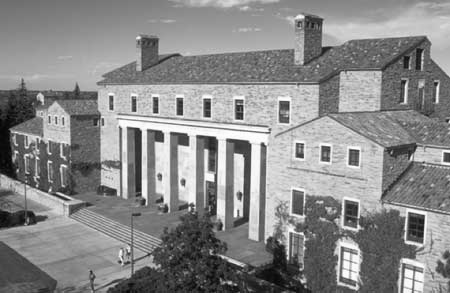
%> input picture Image Processing/house.tiff, 450 x 293 px
$ octave --eval "fftEx;"   (GNU Octave 9; MATLAB toolbox functions it lacks are replaced by stand-ins)
%> lines starting %> are read from the running program, lines starting %| are printed output that depends on the picture; in (x1, y1, x2, y2) boxes, pixels count from 0 and x2, y2 are one past the last pixel; in counts of white or black regions, pixels touching at a corner belong together; the program's own positions count from 1
### Image Processing/fftShow.m
function [ sImg ] = fftShow(img)
%   This function displays the given fft image

    sImg = log(abs(img)+1);
    sImg = sImg/max(max(sImg));
    imshow(sImg)

end

### Image Processing/fftEx.m
function [] = fftEx()
a = imread('house.tiff');
%> a is the input picture: size 293x450 uint8; min 0, max 254, mean 137.5
b = double(a)/255;
c = fft2(b);
fftShow(c);
%> in fftShow, `sImg = log(abs(img)+1);`:
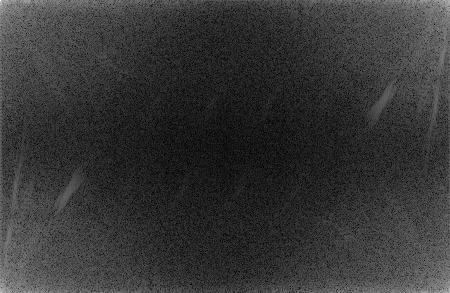
%> sImg: size 293x450 double; min 0.0149, max 11.17, mean 2.39; drawn with min black and max white

d=fftshift(c);
figure;fftShow(d);
%> in fftShow (call 2), `sImg = log(abs(img)+1);`:
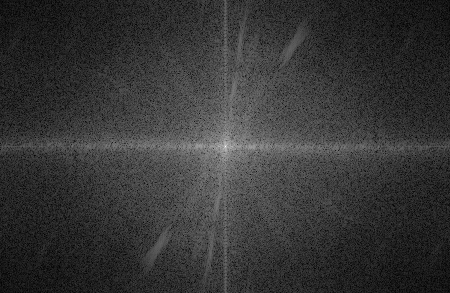
%> sImg: size 293x450 double; min 0.0149, max 11.17, mean 2.39; mean of the top-left, top-right, bottom-left and bottom-right quarters 2.34, 2.42, 2.42, 2.37; drawn with min black and max white
d(145:149,224:228)

e = ifft2(c);
figure;imshow(e);

f = ifftshift(d);
f = ifft2(f);
figure;imshow(f);

[rows cols] = size(d);
%> rows = 293; cols = 450
mask = ones(size(d));
fh = int32(rows/10);
%> fh = 29
fw = int32(cols/10);
%> fw = 45
mask((147-fh):(147+fh),(226-fw):(226+fw)) = 0;
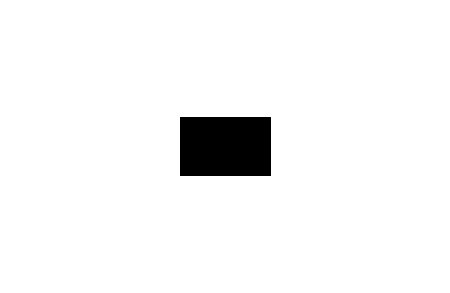
%> mask: size 293x450 double; values 0 (black) and 1 (white), 95.9% white; 1 black region, box (x1, y1, x2, y2) and area: (180, 117, 271, 176) 5369
figure;imshow(mask);
g = d.*mask;
figure;fftShow(g);
%> in fftShow (call 3), `sImg = log(abs(img)+1);`:
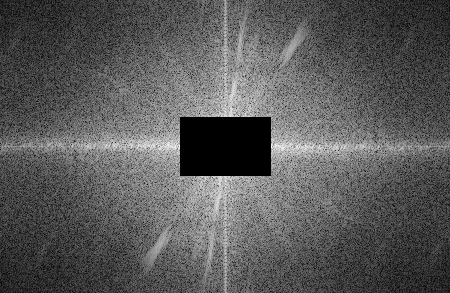
%> sImg: size 293x450 double; min 0, max 6.21, mean 2.19; drawn with min black and max white
figure;imshow(ifft2(ifftshift(g)));
%> after `imshow(ifft2(ifftshift(g)))`:
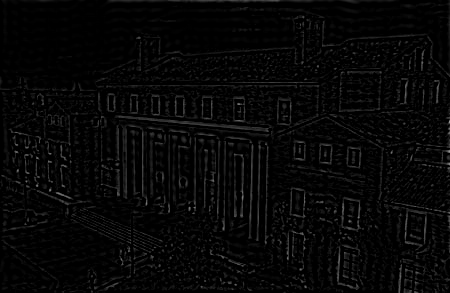
%> displayed picture: size 293x450, on the screen's scale of 0 to 255; min 0, max 149, mean 6.8

mask1 = 1-mask;
g = d.*mask1;
figure;imshow(ifft2(ifftshift(g)));
%> after `imshow(ifft2(ifftshift(g)))`:
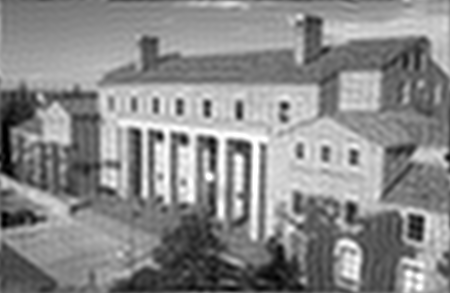
%> displayed picture: size 293x450, on the screen's scale of 0 to 255; min 0, max 255, mean 137.4

mask(147,226) = 1;
%> mask: size 293x450 double; values 0 (black) and 1 (white), 95.9% white; 1 black region, box (x1, y1, x2, y2) and area: (180, 117, 271, 176) 5368
g = d.*mask;
figure;imshow(ifft2(ifftshift(g)));
%> after `imshow(ifft2(ifftshift(g)))`:
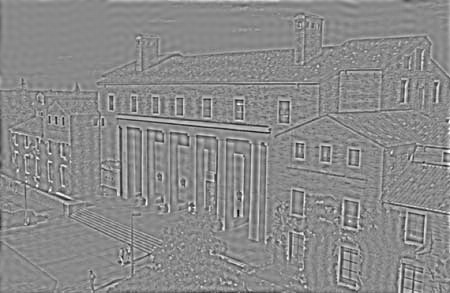
%> displayed picture: size 293x450, on the screen's scale of 0 to 255; min 6, max 255, mean 137.5
end
